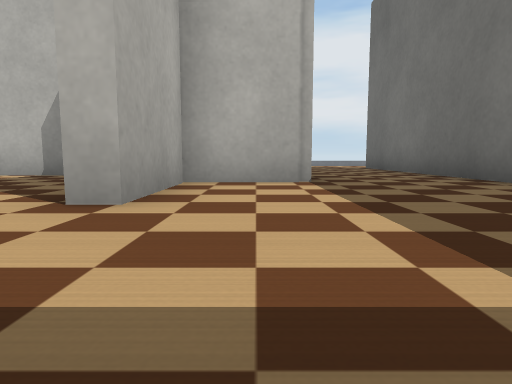
view 1 (above)

13 first-person views from a walk through a Webots world. The camera is 0.17 m above the floor, tilts 6° down and sees 75° across. The floor is counted in squares, 0.5 m on a side. Each view is taken from the middle of a square. On the plan, view 1 faces up. The plan holds only what a view shows up to about 9 squares ahead; the rest is blank. The robots in the file are not drawn. Webots' stock objects and surfaces are drawn as simple stand-ins.

view 2
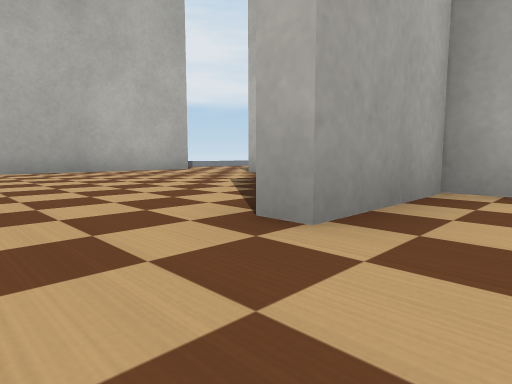

view 3
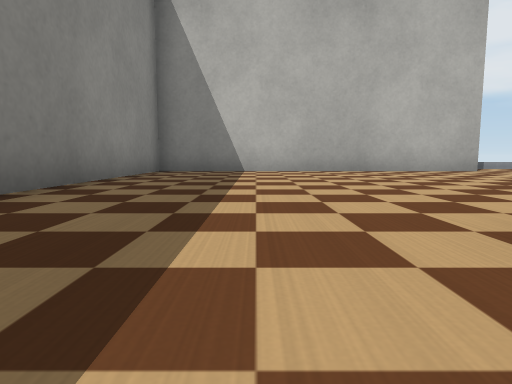

view 4
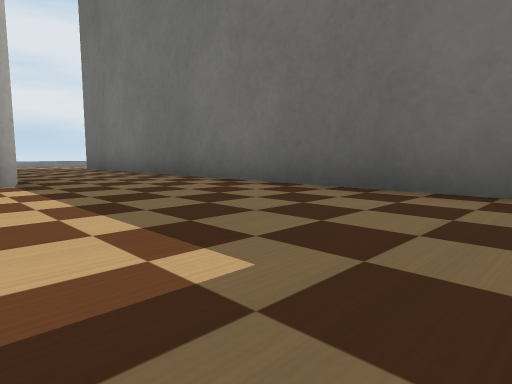

view 5
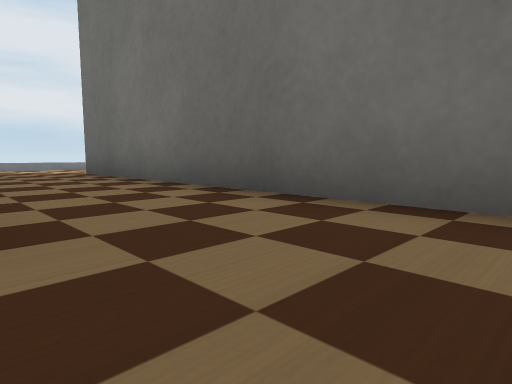

view 6
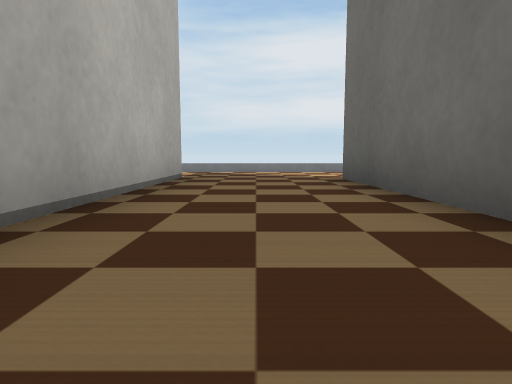

view 7
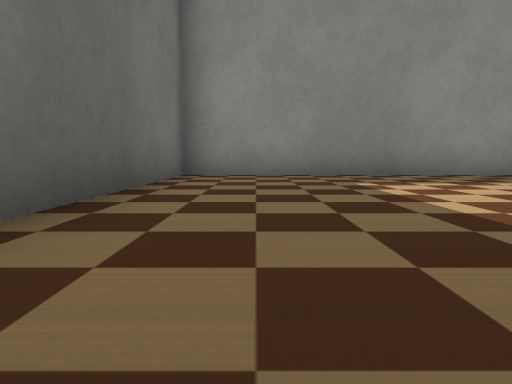

view 8
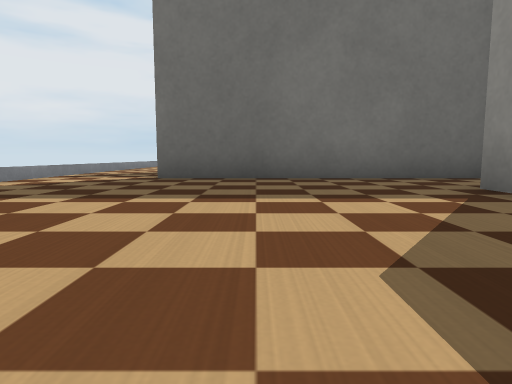

view 9
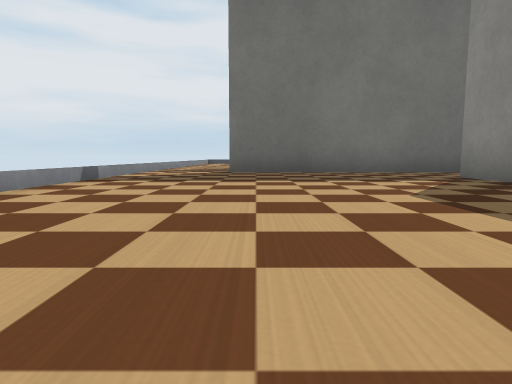

view 10
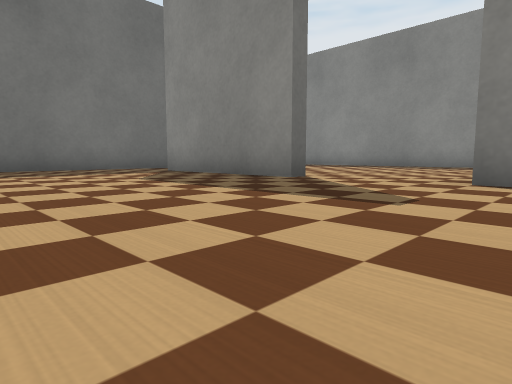

view 11
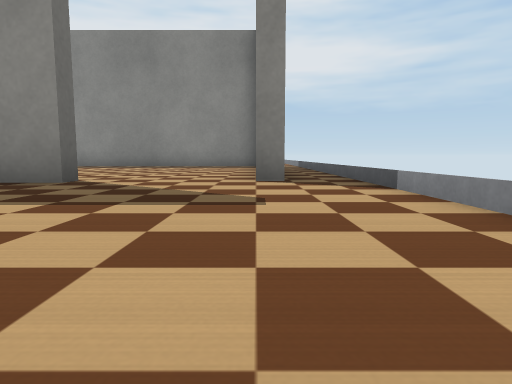

view 12
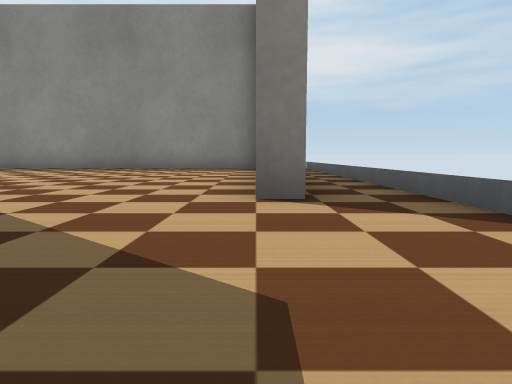

view 13
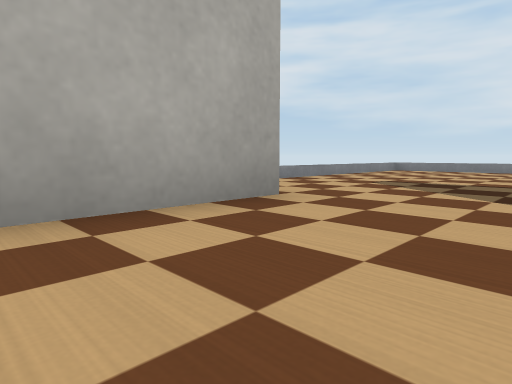

### Floor plan
Ten units are one square. View 1 is at (0, 0); x grows to the right and y downward. Boxes are objects, and circles mark ways between rooms. Rooms are numbered by the first view taken in them; rooms with no view inside come last. Other rooms are left out.
<svg viewBox="-100 -130 146 148">
<path fill="none" stroke="#000" d="M-35 -62 -54 -62M9 -45 -10 -45 -10 -24 -14 -24M-80 -63 -80 13 34 13 34 -102M8 -106 8 -65M41 -125 14 -125M-54 -62 -54 -66 -14 -66M-85 -63 -80 -63M4 -54 4 -106M-71 -125 -95 -125 -95 0M14 -125 -38 -125"/>
<circle cx="-65" cy="-60" r="3" fill="#2a7"/>
<circle cx="10" cy="-115" r="3" fill="#2a7"/>
<text x="-20" y="-40">1</text>
<text x="-50" y="-90">2</text>
</svg>
Room 1 opens to room 2.

Where each view was taken, in squares from view 1:
view 1: 0 up, 0 right, facing up
view 2: 1 up, 0 right, facing up-left
view 3: 1 up, 0 right, facing left
view 4: 0 up, 0 right, facing up-right
view 5: 3 up, 1 right, facing up-right
view 6: 5 up, 2 right, facing up
view 7: 5 up, 2 right, facing down
view 8: 9 up, 5 left, facing right
view 9: 10 up, 7 left, facing right
view 10: 11 up, 9 left, facing down-right
view 11: 11 up, 8 left, facing down
view 12: 9 up, 8 left, facing down
view 13: 4 up, 6 left, facing up-left
